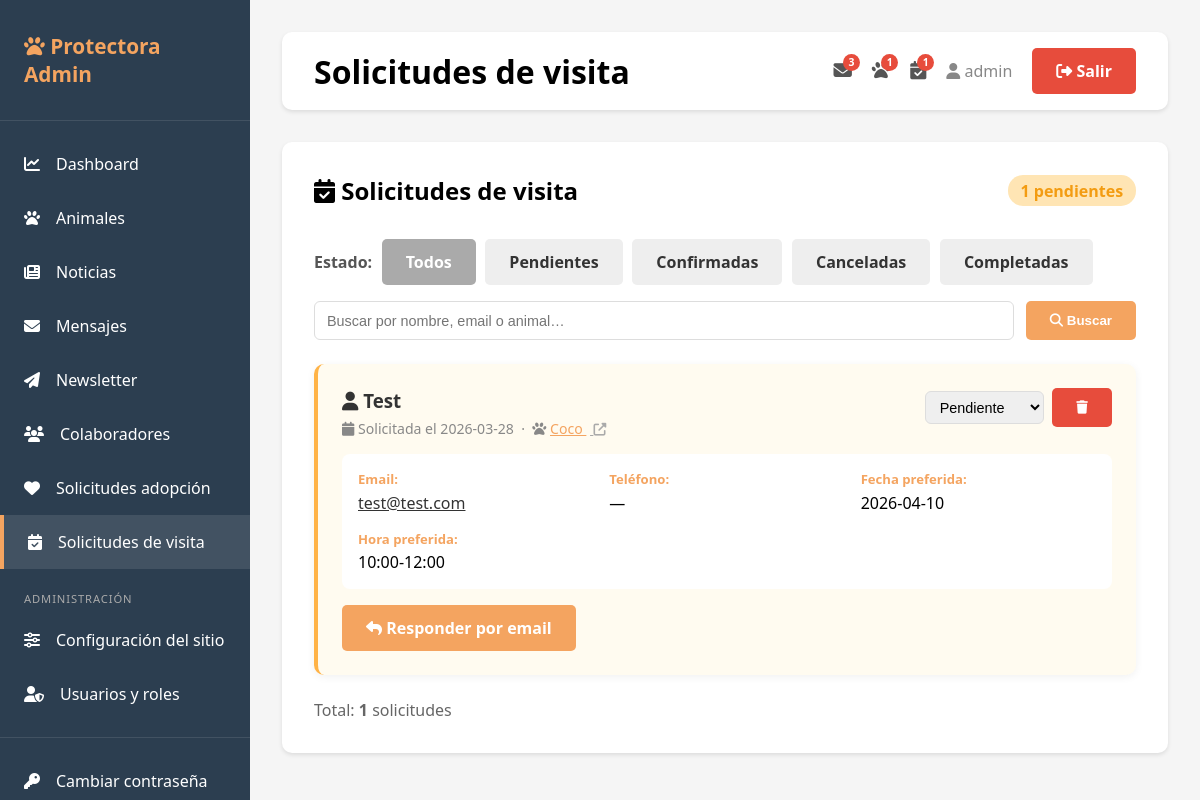
The page /admin/visits (signed in) on the database its author committed.
### tables this page shows
CREATE TABLE visit_requests (
                id INTEGER PRIMARY KEY AUTOINCREMENT,
                animal_id INTEGER,
                animal_name TEXT,
                name TEXT NOT NULL,
                email TEXT NOT NULL,
                phone TEXT,
                preferred_date TEXT,
                preferred_time TEXT,
                notes TEXT,
                status TEXT DEFAULT 'pendiente',
                created_at TIMESTAMP DEFAULT CURRENT_TIMESTAMP
            );

### app.py (the view)
@app.route('/admin/visits')
@login_required
def list_visits():
    db = get_db()
    current_status = request.args.get('status', '')
    search = request.args.get('search', '').strip()
    query = 'SELECT * FROM visit_requests WHERE 1=1'
    params = []
    if current_status:
        query += ' AND status = ?'
        params.append(current_status)
    if search:
        query += ' AND (name LIKE ? OR email LIKE ? OR animal_name LIKE ?)'
        like = f'%{search}%'
        params.extend([like, like, like])
    query += ' ORDER BY created_at DESC'
    visits = [dict(v) for v in db.execute(query, params).fetchall()]
    total_pending = db.execute("SELECT COUNT(*) as c FROM visit_requests WHERE status='pendiente'").fetchone()['c']
    return render_template('visits.html', visits=visits, current_status=current_status,
                           search=search, total_pending=total_pending)

### app.py (called while the page is built)
def generate_csrf_token():
    if '_csrf_token' not in session:
        session['_csrf_token'] = secrets.token_hex(32)
    return session['_csrf_token']

def get_db():
    if USE_POSTGRES:
        conn = psycopg2.connect(DATABASE_URL)
        conn.cursor_factory = psycopg2.extras.RealDictCursor
        return DatabaseWrapper(conn, is_postgres=True)
    else:
        conn = sqlite3.connect(DATABASE)
        conn.row_factory = sqlite3.Row
        return DatabaseWrapper(conn, is_postgres=False)

def login_required(f):
    @wraps(f)
    def decorated_function(*args, **kwargs):
        if 'user_id' not in session:
            return redirect(url_for('login'))
        return f(*args, **kwargs)
    return decorated_function

    def execute(self, query, params=None):
        if self._is_postgres and '?' in query:
            query = query.replace('?', '%s')
        cursor = self._conn.cursor()
        if params:
            cursor.execute(query, params)
        else:
            cursor.execute(query)
        return cursor

### templates/visits.html (shortened to what this page needs)
{% extends "base.html" %}
{% block page_title %}Solicitudes de visita{% endblock %}
{% block content %}
<div style="display:flex; justify-content:space-between; align-items:center; margin-bottom:2rem; flex-wrap:wrap; gap:1rem;">
    <h2><i class="fas fa-calendar-check"></i> Solicitudes de visita</h2>
    <span class="badge badge-warning" style="font-size:1rem;">
        {{ total_pending }} pendientes
    </span>
</div>
<div style="display:flex; gap:.6rem; margin-bottom:1rem; flex-wrap:wrap; align-items:center;">
    <strong style="color:#555;">Estado:</strong>
    {% for status_val, label, color in [
        ('', 'Todos', '#aaa'),
        ('pendiente', 'Pendientes', '#FFB347'),
        ('confirmada', 'Confirmadas', '#27ae60'),
        ('cancelada', 'Canceladas', '#e74c3c'),
        ('completada', 'Completadas', '#6c757d')
    ] %}
    <a href="{{ url_for('list_visits', status=status_val, search=search) }}"
       class="btn btn-sm"
       style="background:{% if current_status == status_val %}{{ color }}; color:white{% else %}#eee; color:#333{% endif %}">
        {{ label }}
    </a>
    {% endfor %}
</div>
<form method="GET" style="display:flex; gap:.75rem; margin-bottom:1.5rem; flex-wrap:wrap;">
    <input type="text" name="search" value="{{ search }}" placeholder="Buscar por nombre, email o animal…"
           style="flex:1; min-width:220px; padding:.45rem .75rem; border:1px solid #ddd; border-radius:6px; font-size:.9rem;">
    <button type="submit" class="btn btn-primary btn-sm"><i class="fas fa-search"></i> Buscar</button>
</form>
{% if visits %}
<div style="display:grid; gap:1.25rem;">
    {% for v in visits %}
    {% set status_styles = {
        'pendiente':  ('FFB347', '856404', 'fff3cd', 'Pendiente'),
        'confirmada': ('27ae60', 'fff', 'd5f5e3', 'Confirmada'),
        'cancelada':  ('e74c3c', 'fff', 'fde8e8', 'Cancelada'),
        'completada': ('6c757d', 'fff', 'f0f0f0', 'Completada')
    } %}
    {% set ss = status_styles.get(v.status, ('aaa', '333', '#eee', v.status)) %}
    <div style="background:{% if v.status == 'pendiente' %}#fffbf0{% elif v.status == 'confirmada' %}#f0fff4{% elif v.status == 'cancelada' %}#fff5f5{% else %}white{% endif %};
                border-radius:10px; padding:1.5rem; box-shadow:0 2px 8px rgba(0,0,0,.06);
                border-left:4px solid #{{ ss[0] }};">
        <div style="display:flex; justify-content:space-between; align-items:start; margin-bottom:1rem; flex-wrap:wrap; gap:1rem;">
            <div>
                <h3 style="margin:0 0 .4rem; color:#333;">
                    <i class="fas fa-user"></i> {{ v.name }}
                </h3>
                <div style="font-size:.88rem; color:#888;">
                    <i class="fas fa-calendar"></i> Solicitada el {{ v.created_at[:10] if v.created_at else '—' }}
                    {% if v.animal_name %}
                    &nbsp;·&nbsp; <i class="fas fa-paw"></i>
                    <a href="{{ url_for('edit_animal', animal_id=v.animal_id) }}" style="color:#F4A460;" title="Ver animal en admin">
                        {{ v.animal_name }}
                    </a>
                    &nbsp;<a href="/animal/{{ v.animal_id }}" target="_blank" style="color:#aaa; font-size:.8rem;" title="Ver ficha pública">
                        <i class="fas fa-external-link-alt"></i>
                    </a>
                    {% endif %}
                </div>
            </div>
            <div style="display:flex; gap:.5rem; align-items:center;">
                <form method="POST" action="{{ url_for('update_visit_status', visit_id=v.id) }}" style="display:inline;">
                    <select name="status" onchange="this.form.submit()"
                            style="padding:.4rem .6rem; border-radius:6px; border:1px solid #ddd; font-size:.9rem;">
                        <option value="pendiente"  {% if v.status == 'pendiente'  %}selected{% endif %}>Pendiente</option>
                    </select>
                </form>
                <form method="POST" action="{{ url_for('delete_visit', visit_id=v.id) }}" style="display:inline;"
                      onsubmit="return confirm('¿Eliminar esta solicitud de visita?');">
                    <button type="submit" class="btn btn-danger btn-sm" title="Eliminar">
                        <i class="fas fa-trash"></i>
                    </button>
                </form>
            </div>
        </div>
        <div style="display:grid; grid-template-columns:repeat(auto-fit, minmax(180px, 1fr)); gap:1rem;
                    padding:1rem; background:white; border-radius:8px;">
            <div>
                <strong style="color:#F4A460; display:block; font-size:.82rem; margin-bottom:.2rem;">Email:</strong>
                <a href="mailto:{{ v.email }}" style="color:#333; word-break:break-all;">{{ v.email }}</a>
            </div>
            <div>
                <strong style="color:#F4A460; display:block; font-size:.82rem; margin-bottom:.2rem;">Teléfono:</strong>
                <span>{{ v.phone or '—' }}</span>
            </div>
            <div>
                <strong style="color:#F4A460; display:block; font-size:.82rem; margin-bottom:.2rem;">Fecha preferida:</strong>
                <span>{{ v.preferred_date or '—' }}</span>
            </div>
            <div>
                <strong style="color:#F4A460; display:block; font-size:.82rem; margin-bottom:.2rem;">Hora preferida:</strong>
                <span>{{ v.preferred_time or '—' }}</span>
            </div>
        </div>
        <div style="margin-top:1rem; display:flex; gap:.5rem; flex-wrap:wrap;">
            <a href="mailto:{{ v.email }}?subject=Solicitud de visita - {{ v.animal_name or 'Protectora Burjassot' }}"
               class="btn btn-sm btn-primary">
                <i class="fas fa-reply"></i> Responder por email
            </a>
        </div>
    </div>
    {% endfor %}
</div>
<p style="color:#666; margin-top:1.5rem;">Total: <strong>{{ visits|length }}</strong> solicitudes</p>
{% else %}
<div style="text-align:center; padding:3rem;">
    <i class="fas fa-calendar-times" style="font-size:4rem; color:#ddd; margin-bottom:1rem;"></i>
    <h3 style="color:#666;">No hay solicitudes de visita</h3>
    <p style="color:#999;">Cuando alguien solicite una visita desde la web, aparecerá aquí.</p>
</div>
{% endif %}
{% endblock %}

### templates/base.html (style rules this page uses)
* { margin: 0; padding: 0; box-sizing: border-box; }
body { font-family: 'Segoe UI', Tahoma, Geneva, Verdana, sans-serif; background: #f5f5f5; }
.btn { padding: 0.75rem 1.5rem; border: none; border-radius: 5px; cursor: pointer; font-weight: 600; transition: all 0.3s; text-decoration: none; display: inline-block; }
.btn-primary { background: #F4A460; color: white; }
.btn-danger { background: #E74C3C; color: white; }
.badge { padding: 0.3rem 0.8rem; border-radius: 15px; font-size: 0.85rem; font-weight: 600; }
.badge-warning { background: #FFE5B4; color: #F39C12; }

### rows shown on the page
visit_requests: name "Test", created_at "2026-03-28", animal_name "Coco", status "Pendiente", email "test@test.com", phone "—", preferred_date "2026-04-10", preferred_time "10:00-12:00"

### other values the page prints
{{ nav_unread_contacts if nav_unread_contacts <= 99 else '99+' }} "3"
{{ nav_pending_adoptions if nav_pending_adoptions <= 99 else '99+' }} "1"
{{ nav_pending_visits if nav_pending_visits <= 99 else '99+' }} "1"
{{ session.username }} "admin"
{{ total_pending }} "1"
{{ label }} "Todos" "Pendientes" "Confirmadas" "Canceladas" "Completadas"
{{ visits|length }} "1"
